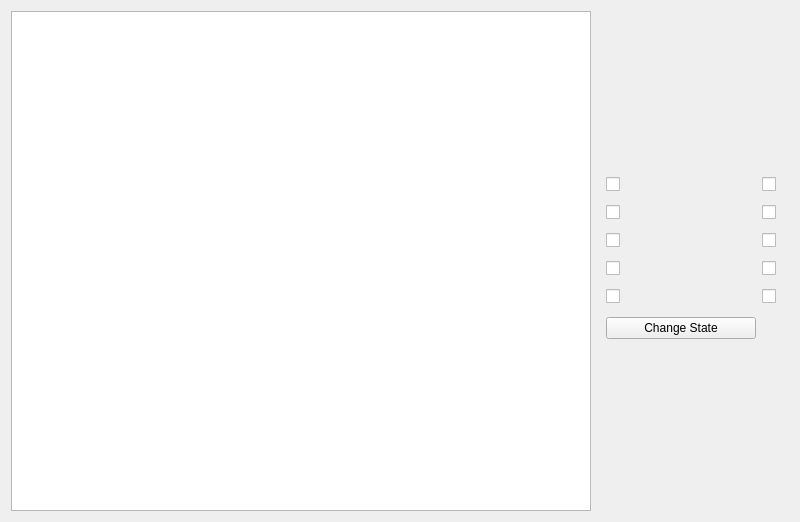
      <widget class="QWidget" name="tabWigwags">
       <attribute name="title">
        <string>Wigwags</string>
       </attribute>
       <layout class="QHBoxLayout" name="horizontalLayout_3">
        <item>
         <widget class="QTableView" name="wigwagsTableView">
          <property name="minimumSize">
           <size>
            <width>580</width>
            <height>500</height>
           </size>
          </property>
          <property name="maximumSize">
           <size>
            <width>580</width>
            <height>500</height>
           </size>
          </property>
          <property name="editTriggers">
           <set>QAbstractItemView::NoEditTriggers</set>
          </property>
          <property name="alternatingRowColors">
           <bool>true</bool>
          </property>
          <property name="selectionMode">
           <enum>QAbstractItemView::SingleSelection</enum>
          </property>
          <property name="selectionBehavior">
           <enum>QAbstractItemView::SelectRows</enum>
          </property>
          <property name="sortingEnabled">
           <bool>true</bool>
          </property>
          <attribute name="horizontalHeaderCascadingSectionResizes">
           <bool>true</bool>
          </attribute>
          <attribute name="horizontalHeaderMinimumSectionSize">
           <number>20</number>
          </attribute>
          <attribute name="horizontalHeaderStretchLastSection">
           <bool>true</bool>
          </attribute>
          <attribute name="verticalHeaderVisible">
           <bool>false</bool>
          </attribute>
          <attribute name="verticalHeaderHighlightSections">
           <bool>false</bool>
          </attribute>
         </widget>
        </item>
        <item>
         <widget class="QWidget" name="wigwagEditWidget_2" native="true">
          <property name="minimumSize">
           <size>
            <width>192</width>
            <height>200</height>
           </size>
          </property>
          <property name="maximumSize">
           <size>
            <width>192</width>
            <height>200</height>
           </size>
          </property>
          <layout class="QGridLayout" name="gridLayout_5">
           <item row="0" column="0">
            <widget class="QCheckBox" name="led0CheckBox">
             <property name="text">
              <string/>
             </property>
             <property name="icon">
              <iconset>
               <normaloff>:/wigwag/top_off.png</normaloff>
               <normalon>:/wigwag/top_green_on.png</normalon>:/wigwag/top_off.png</iconset>
             </property>
             <property name="checked">
              <bool>false</bool>
             </property>
            </widget>
           </item>
           <item row="0" column="1">
            <widget class="QCheckBox" name="led0AlCheckBox">
             <property name="text">
              <string/>
             </property>
             <property name="icon">
              <iconset>
               <normaloff>wigwag/top_off.png</normaloff>
               <normalon>:/wigwag/top_green_blink.png</normalon>wigwag/top_off.png</iconset>
             </property>
            </widget>
           </item>
           <item row="1" column="0">
            <widget class="QCheckBox" name="led1CheckBox">
             <property name="text">
              <string/>
             </property>
             <property name="icon">
              <iconset>
               <normaloff>:/wigwag/mid_off.png</normaloff>
               <normalon>:/wigwag/mid_yellow_on.png</normalon>:/wigwag/mid_off.png</iconset>
             </property>
            </widget>
           </item>
           <item row="1" column="1">
            <widget class="QCheckBox" name="led1AlCheckBox">
             <property name="text">
              <string/>
             </property>
             <property name="icon">
              <iconset>
               <normaloff>:/wigwag/mid_off.png</normaloff>
               <normalon>:/wigwag/mid_yellow_blink.png</normalon>:/wigwag/mid_off.png</iconset>
             </property>
            </widget>
           </item>
           <item row="2" column="0">
            <widget class="QCheckBox" name="led2CheckBox">
             <property name="text">
              <string/>
             </property>
             <property name="icon">
              <iconset>
               <normaloff>:/wigwag/mid_off.png</normaloff>
               <normalon>:/wigwag/mid_red_on.png</normalon>:/wigwag/mid_off.png</iconset>
             </property>
            </widget>
           </item>
           <item row="2" column="1">
            <widget class="QCheckBox" name="led2AlCheckBox">
             <property name="text">
              <string/>
             </property>
             <property name="icon">
              <iconset>
               <normaloff>:/wigwag/mid_off.png</normaloff>
               <normalon>:/wigwag/mid_red_blink.png</normalon>:/wigwag/mid_off.png</iconset>
             </property>
            </widget>
           </item>
           <item row="3" column="0">
            <widget class="QCheckBox" name="led3CheckBox">
             <property name="text">
              <string/>
             </property>
             <property name="icon">
              <iconset>
               <normaloff>:/wigwag/mid_off.png</normaloff>
               <normalon>:/wigwag/mid_yellow_on.png</normalon>:/wigwag/mid_off.png</iconset>
             </property>
            </widget>
           </item>
           <item row="3" column="1">
            <widget class="QCheckBox" name="led3AlCheckBox">
             <property name="text">
              <string/>
             </property>
             <property name="icon">
              <iconset>
               <normaloff>:/wigwag/mid_off.png</normaloff>
               <normalon>:/wigwag/mid_yellow_blink.png</normalon>:/wigwag/mid_off.png</iconset>
             </property>
            </widget>
           </item>
           <item row="4" column="0">
            <widget class="QCheckBox" name="led4CheckBox">
             <property name="text">
              <string/>
             </property>
             <property name="icon">
              <iconset>
               <normaloff>:/wigwag/dow_off.png</normaloff>
               <normalon>:/wigwag/dow_white_on.png</normalon>:/wigwag/dow_off.png</iconset>
             </property>
            </widget>
           </item>
           <item row="4" column="1">
            <widget class="QCheckBox" name="led4AlCheckBox">
             <property name="text">
              <string/>
             </property>
             <property name="icon">
              <iconset>
               <normaloff>:/wigwag/dow_off.png</normaloff>
               <normalon>:/wigwag/dow_white_off.png</normalon>:/wigwag/dow_off.png</iconset>
             </property>
            </widget>
           </item>
           <item row="5" column="0">
            <widget class="QPushButton" name="changeStateButton">
             <property name="minimumSize">
              <size>
               <width>150</width>
               <height>0</height>
              </size>
             </property>
             <property name="maximumSize">
              <size>
               <width>150</width>
               <height>16777215</height>
              </size>
             </property>
             <property name="text">
              <string>Change State</string>
             </property>
            </widget>
           </item>
          </layout>
         </widget>
        </item>
       </layout>
      </widget>
